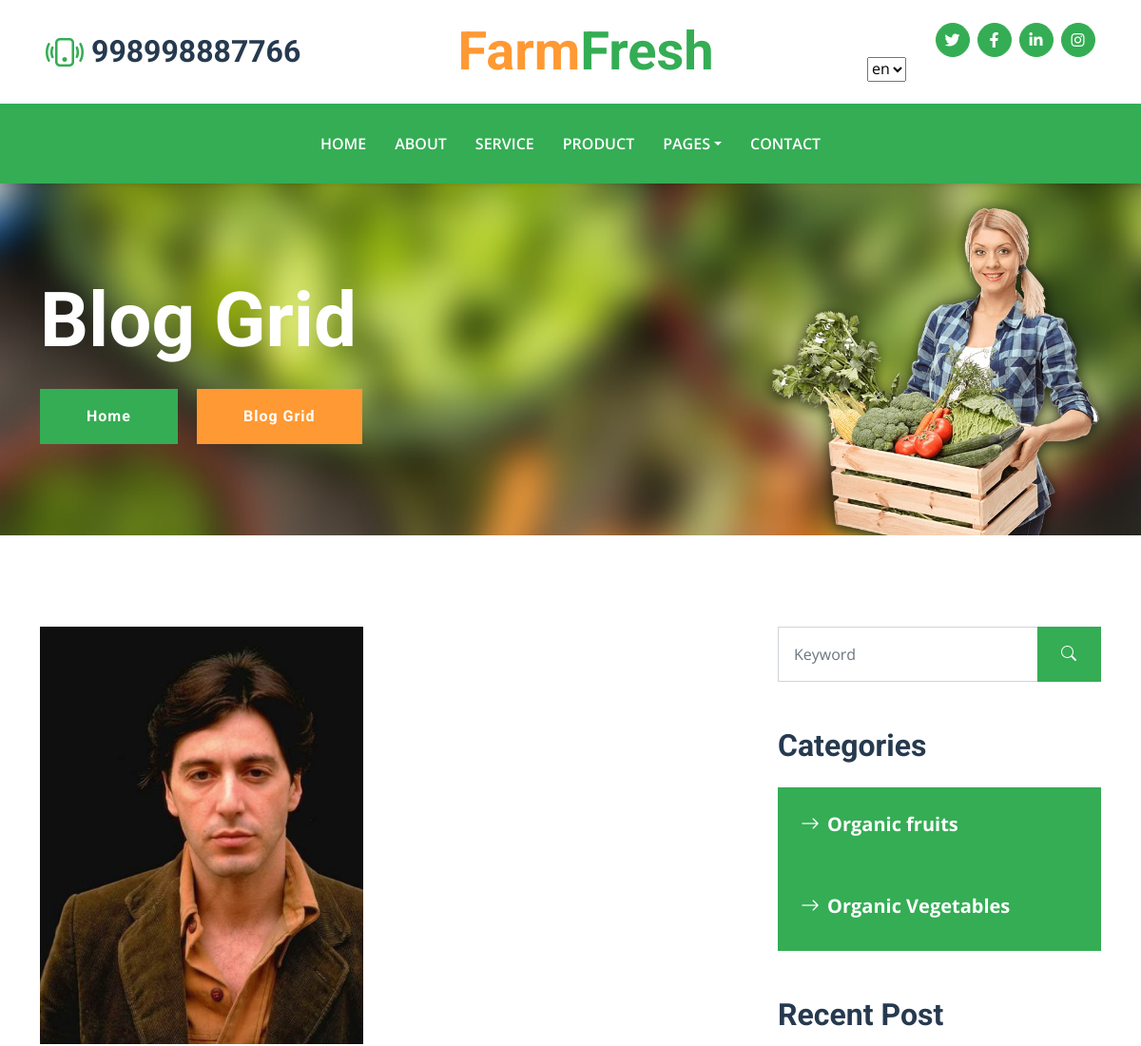
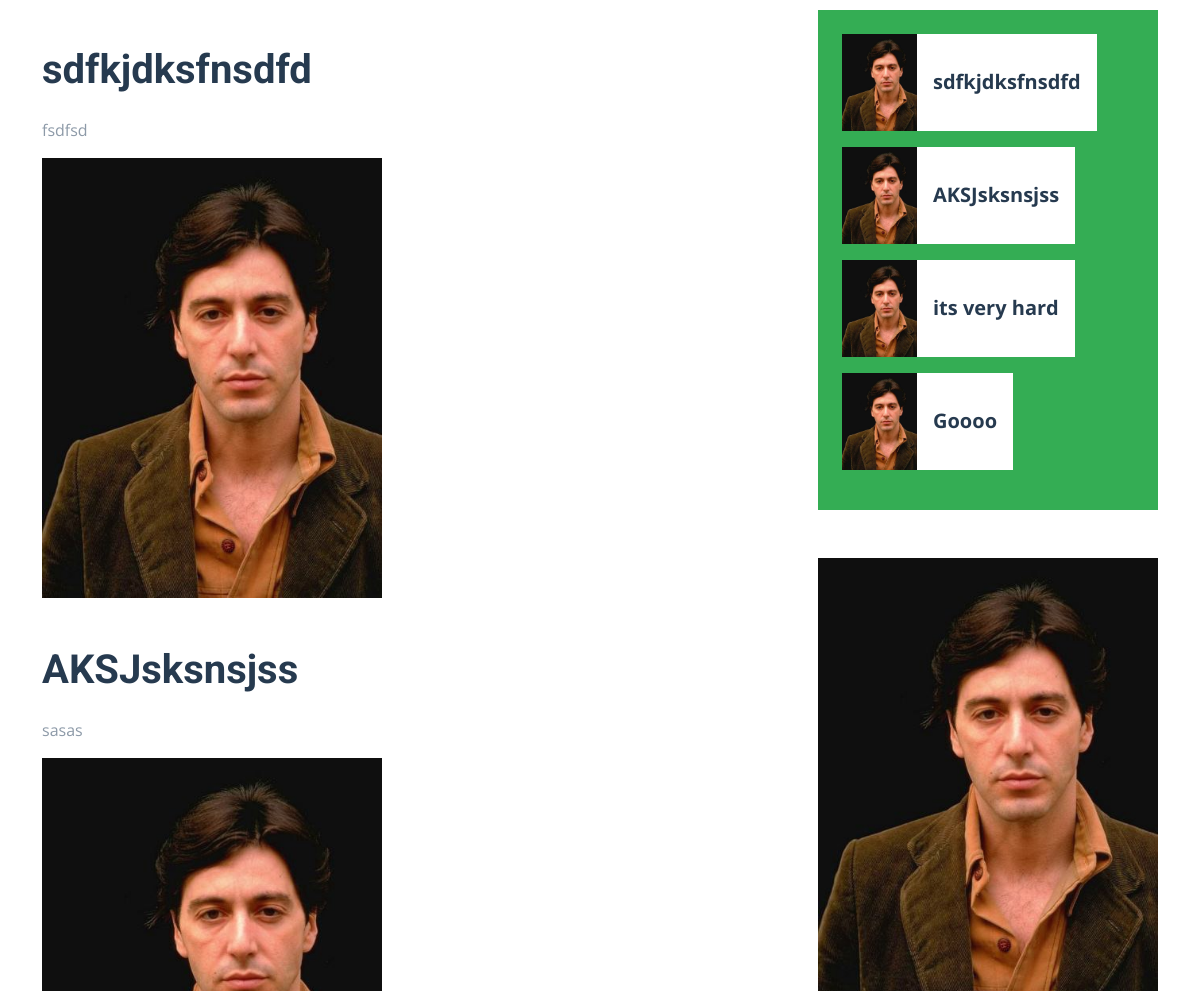
Page /detail/ (upper part) on the earlier database version (2 pictures, top to bottom).
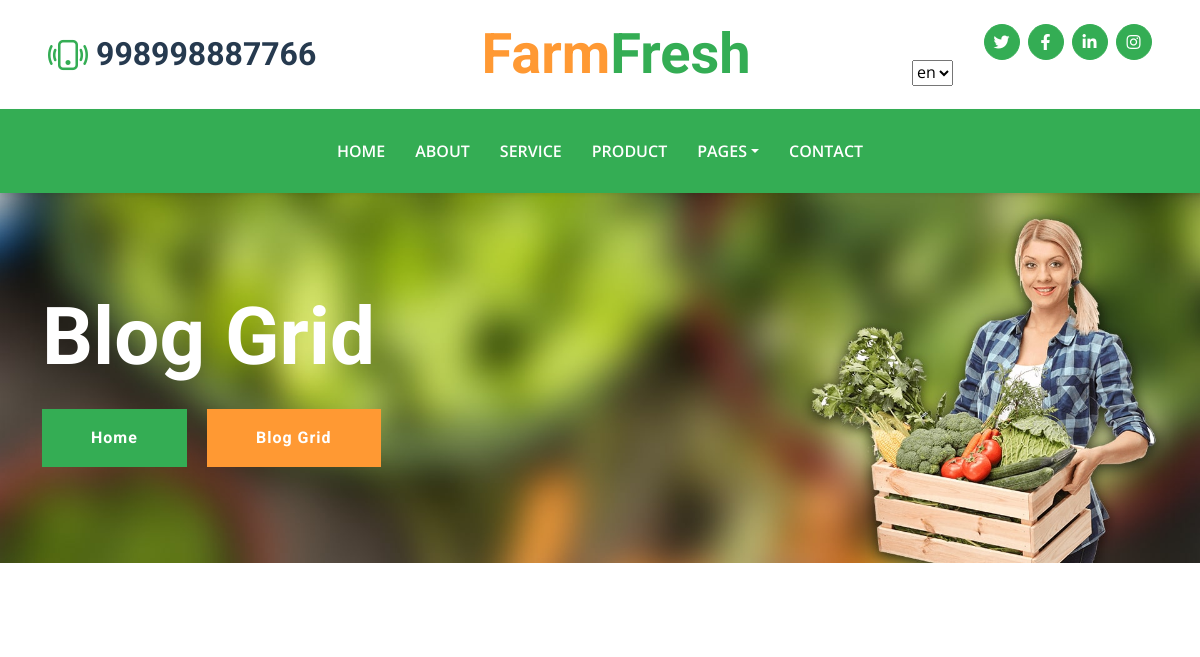
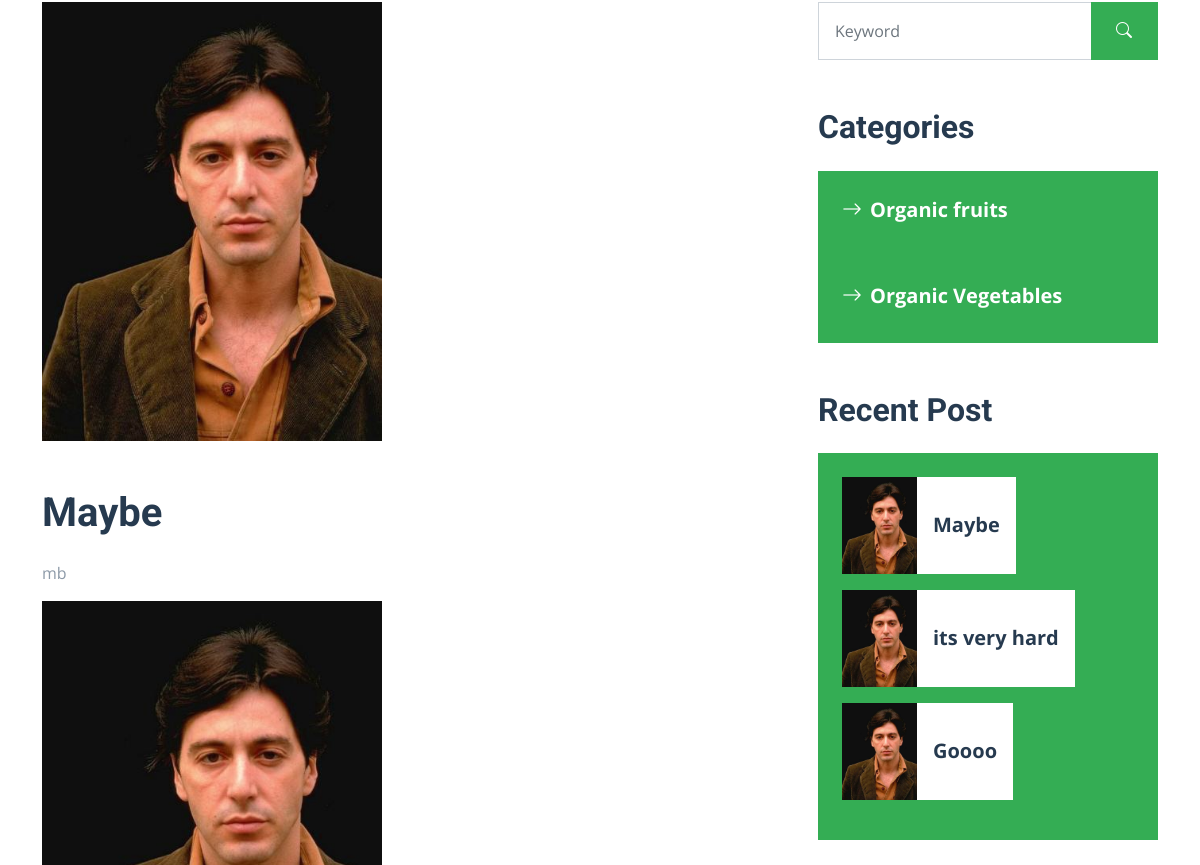
Same page on the later database version (2 pictures, top to bottom).
### farmfresh/models.py (models this page shows, shortened)
class AboutUs(models.Model):
    adress = models.CharField(max_length=255)
    email = models.EmailField()
    phone_number = models.CharField(max_length=255)
    city = models.ForeignKey(City, on_delete=models.CASCADE)
    twitter_url = models.CharField(max_length=200, null=True, blank=True)
    facebook_url = models.CharField(max_length=200, null=True, blank=True)
    linkedin_url = models.CharField(max_length=200, null=True, blank=True)
    instagram_url = models.CharField(max_length=200, null=True, blank=True)

class Post(models.Model):
    title = models.CharField(max_length=100)
    slug = models.CharField(max_length=250)
    author_name = models.CharField(max_length=250)
    updated_on = models.DateTimeField(auto_now= True)
    created_on = models.DateTimeField(auto_now_add=True)
    image = models.ImageField(upload_to = 'mobile_images')
    class Meta:
        ordering = ['-created_on']

class Category(models.Model):
    name = models.CharField(max_length=100)

### farmfresh/views.py (the view, shortened to what this page needs)
# urls.py: path('detail/', detail, name = 'detail'),
def detail(request):
    postsdisplay = Post.objects.all()
    categorydisplay = Category.objects.all()
    customersdisplay = Customer.objects.all()
    aboutdisplay = AboutUs.objects.all()
    context = {"Customer":customersdisplay, "Post":postsdisplay, "Category":categorydisplay, 'AboutUs': aboutdisplay}
    return render(request, 'all/detail.html', context)

### templates/all/detail.html
{% extends 'base.html' %}
{% load static %}
{% block content %}
{% load i18n %}
    <div class="container-fluid bg-primary py-5 bg-hero mb-5">
        <div class="container py-5">
            <div class="row justify-content-start">
                <div class="col-lg-8 text-center text-lg-start">
                    <h1 class="display-1 text-white mb-md-4">{% trans "Blog Grid" %}</h1>
                    <a href="{% url 'index' %}" class="btn btn-primary py-md-3 px-md-5 me-3">{% trans "Home" %}</a>
                    <a href="{% url 'blog' %}" class="btn btn-secondary py-md-3 px-md-5">{% trans "Blog Grid" %}</a>
                </div>
            </div>
        </div>
    </div>
    <div class="container py-5">
        <div class="row g-5">
            <div class="col-lg-8">
                <div class="mb-5">
                    {% for post in Post %}
                    <div class="row g-5 mb-5">
                        <div class="col-md-6">
                            <img class="img-fluid w-100" src="{{post.image.url}}" alt="">
                        </div>
                    </div>
                    <h1 class="mb-4">{{post.title}}</h1>
                    <p>{{post.slug}}</p>
                    {%endfor%}
                </div>
            </div>
            <div class="col-lg-4">
                <div class="mb-5">
                    <div class="input-group">
                        <input type="text" class="form-control p-3" placeholder="Keyword">
                        <button class="btn btn-primary px-4"><i class="bi bi-search"></i></button>
                    </div>
                </div>
                <div class="mb-5">
                    <h2 class="mb-4">{% trans "Categories" %}</h2>
                    {%for item in Category%}
                    <div class="d-flex flex-column justify-content-start bg-primary p-4">
                        <a class="fs-5 fw-bold text-white mb-2" href="#"><i class="bi bi-arrow-right me-2"></i>{{item.name}}</a>
                    </div>
                    {%endfor%}
                </div>
                <div class="mb-5">
                    <h2 class="mb-4">{% trans "Recent Post" %}</h2>
                    <div class="bg-primary p-4">
                        {% for post in Post %}
                        <div class="d-flex overflow-hidden mb-3">
                            <img class="img-fluid flex-shrink-0" src="{{post.image.url}}" style="width: 75px;" alt="">
                            <a href="" class="d-flex align-items-center bg-white text-dark fs-5 fw-bold px-3 mb-0">{{post.title}}
                            </a>
                        </div>
                        {%endfor%}
                    </div>
                </div>
                <div class="mb-5">
                    {% for post in Post %}
                    {% if post.id < 3 %}
                    <img src="{{post.image.url}}" alt="" class="img-fluid rounded"><br><br>
                    {%endif%}
                    {%endfor%}
                </div>
            </div>
        </div>
    </div>
    {% endblock content %}

### templates/base.html (shortened to what the changed rows need)
{% load static %}
{% load i18n %}
<!DOCTYPE html>
<html lang="en">
<head>
    <link href="https://cdnjs.cloudflare.com/ajax/libs/font-awesome/5.15.0/css/all.min.css" rel="stylesheet">
    <link href="https://cdn.jsdelivr.net/npm/bootstrap-icons@1.4.1/font/bootstrap-icons.css" rel="stylesheet">
    <link href="{% static 'css/assets/owl.carousel.min.css' %}" rel="stylesheet">
    <link href="{% static 'css/bootstrap.min.css' %}" rel="stylesheet">
    <link href="{% static 'css/style.css' %}" rel="stylesheet">
</head>
<body>
    <div class="container-fluid px-5 d-none d-lg-block">
        <div class="row gx-5 py-3 align-items-center">
            <div class="col-lg-3">
                <div class="d-flex align-items-center justify-content-start">
                    <i class="bi bi-phone-vibrate fs-1 text-primary me-2"></i>
                    {% for item in AboutUs %}
                    {% if item.id == 1%}
                    <h2 class="mb-0">{{item.phone_number}}</h2>
                    {%endif%}
                    {%endfor%}
                </div>
            </div>
            <div class="col-lg-6">
                <div class="d-flex align-items-center justify-content-center">
                    <a href="{% url 'index' %}" class="navbar-brand ms-lg-5">
                        <h1 class="m-0 display-4 text-primary"><span class="text-secondary">{% trans "Farm" %}</span>{% trans "Fresh"%}</h1>
                    </a>
                </div>
            </div>
            <div class="col-lg-3">
                {% for item in AboutUs %}
                {% if item.id == 1 %}
                <div class="d-flex align-items-center justify-content-end">
                    <a class="btn btn-primary btn-square rounded-circle me-2" href="{{item.twitter_url}}"><i class="fab fa-twitter"></i></a>
                    <a class="btn btn-primary btn-square rounded-circle me-2" href="{{item.facebook_url}}"><i class="fab fa-facebook-f"></i></a>
                    <a class="btn btn-primary btn-square rounded-circle me-2" href="{{item.linkedin_url}}"><i class="fab fa-linkedin-in"></i></a>
                    <a class="btn btn-primary btn-square rounded-circle" href="{{item.instagram_url}}"><i class="fab fa-instagram"></i></a>
                </div>
                {%endif%}
                {%endfor%}
                            {% get_current_language as LANGUAGE_CODE %}
                            {% get_available_languages as LANGUAGES %}
                            {% get_language_info_list for LANGUAGES as languages %}
            </div>
        </div>
    </div>
    {% block content %}{% endblock content %}
</body>
</html>

Differences in the rows shown:
removed Post: image (picture), title "sdfkjdksfnsdfd", slug "fsdfsd"
changed Post: title "AKSJsksnsjss" → "Maybe"; slug "sasas" → "mb"
